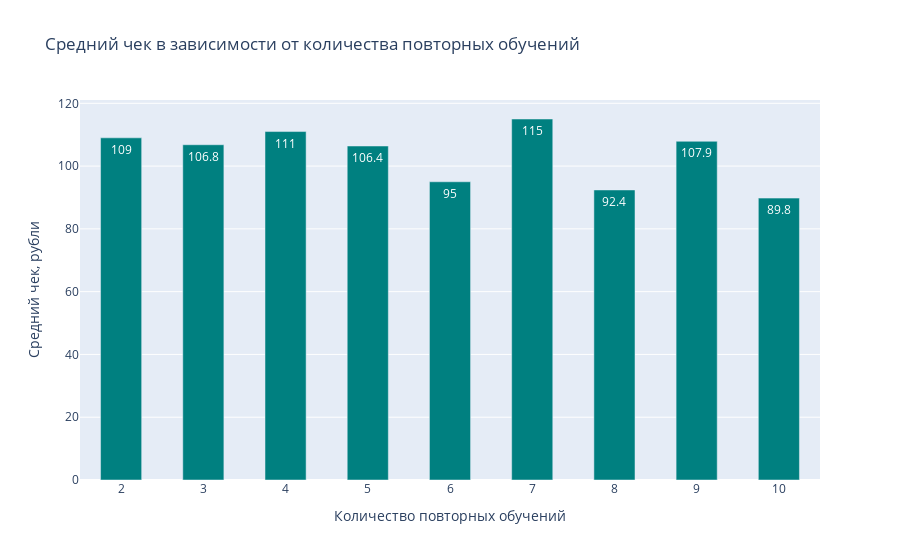

Here is the notebook cell this chart was saved with:
### Code cell
#Построим столбчатые диаграммы со средним чеком:
fig = go.Figure()

data=[go.Bar(
    x=grouped_df.index, 
    y=list(round(grouped_df.avg_bill, 1)),
    name='Средний чек',
    text=round(grouped_df.avg_bill, 1),
    textposition='auto', 
    width=0.5,
    marker_color='teal')]

layout=go.Layout(title='Средний чек в зависимости от количества повторных обучений', 
                yaxis_title='Средний чек, рубли',
                xaxis_title='Количество повторных обучений')

fig=go.Figure(data, layout)

fig.show()

### Figure 1 — Plotly figure (JSON) as saved in the notebook; plotly's stock layout.template omitted (floating-point values rounded to 4 significant figures)
{"data": [{"marker": {"color": "teal"}, "name": "Средний чек", "text": [109, 106.8, 111, 106.4, 95, 115, 92.4, 107.9, 89.8], "textposition": "auto", "type": "bar", "width": 0.5, "x": [2, 3, 4, 5, 6, 7, 8, 9, 10], "y": [109, 106.8, 111, 106.4, 95, 115, 92.4, 107.9, 89.8]}], "layout": {"title": {"text": "Средний чек в зависимости от количества повторных обучений"}, "xaxis": {"title": {"text": "Количество повторных обучений"}}, "yaxis": {"title": {"text": "Средний чек, рубли"}}}}
